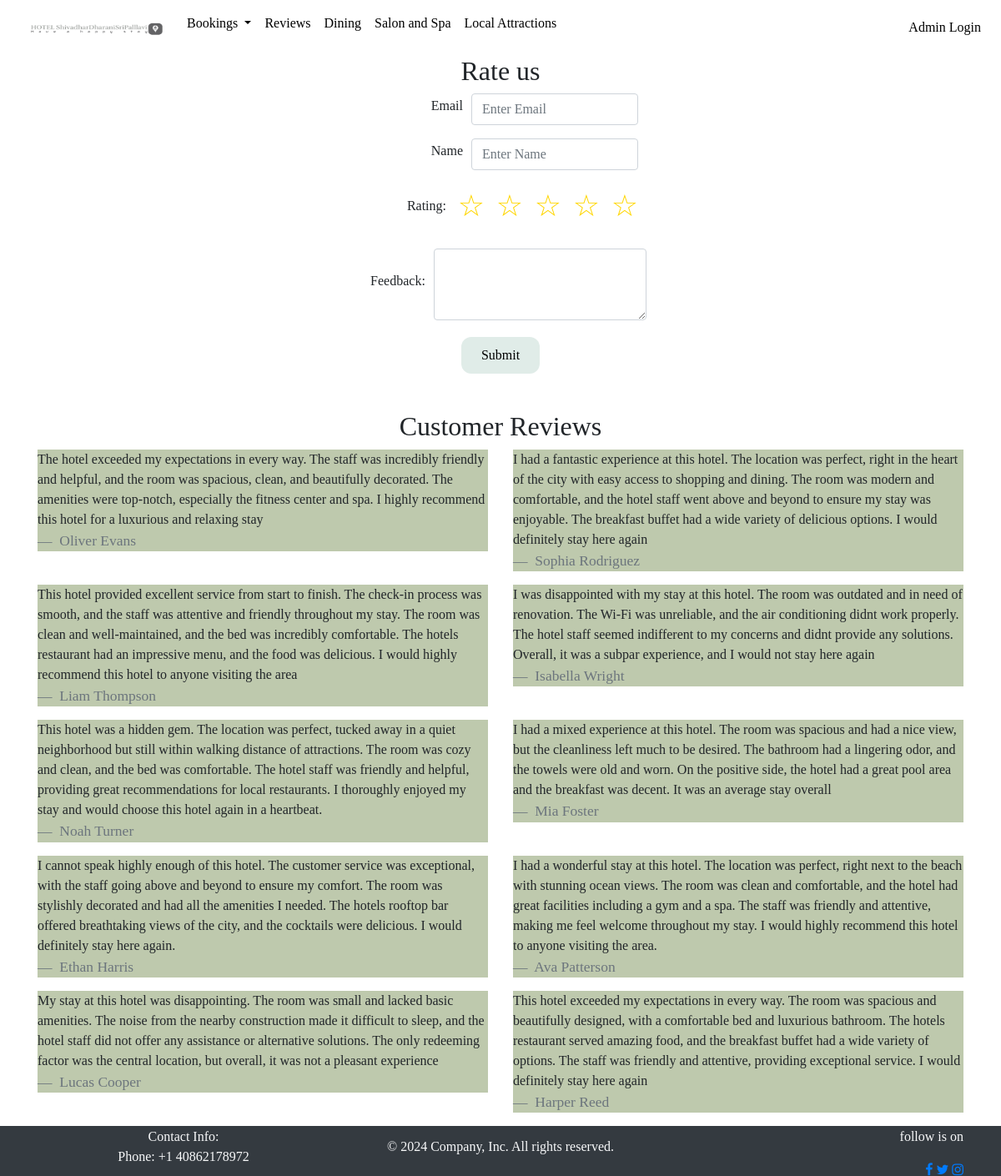
/customerRating.php, run on the app's committed database.
### tables this page shows
CREATE TABLE `customer_ratings` (
  `id` int(11) NOT NULL,
  `email` varchar(20) NOT NULL,
  `rating` int(11) NOT NULL,
  `feedback` longtext NOT NULL,
  `cust_name` varchar(100) NOT NULL
);

### include/session.php (called while the page is built, shortened)
<?php
if (isset($_SESSION['username'])) {
    $loggedIn = true;
}else{
    $loggedIn = false;
}
?>

### customerRating.php (the view, shortened to what this page needs)
<?php include("include/header.php") ?>
<?php require_once 'admin/connect.php' ?>
<body>
    <div class="container">
        <div class="container container d-flex justify-content-center align-items-center container">
            <h2>Rate us</h2>
        </div>
        <form method="POST" action="submitRatingController.php">
            <div class="row justify-content-center">
                <div class="form-group ol-md-4 col-md-offset-1 align-center">
                    <label for="email">Email</label>
                    <input type="email" class="form-control" name="email" placeholder="Enter Email" required>
                </div>
            </div>
            <div class="row justify-content-center">
                <div class="form-group ol-md-4 col-md-offset-1 align-center">
                    <label for="name">Name</label>
                    <input type="text" class="form-control" name="name" pattern="[A-Za-z\s\W]+" title="Name should contain only alphabets" placeholder="Enter Name" required>
                </div>
            </div>
            <div class="row justify-content-center">
                <div class="form-group col-md-4 col-md-offset-1 align-center">
                    <label for="checkin">Rating:</label>
                    <div class="rating">
                        <input type="radio" name="rating" value="5" id="5"><label for="5">☆</label>
                        <input type="radio" name="rating" value="4" id="4"><label for="4">☆</label>
                        <input type="radio" name="rating" value="3" id="3"><label for="3">☆</label>
                        <input type="radio" name="rating" value="2" id="2"><label for="2">☆</label>
                        <input type="radio" name="rating" value="1" id="1"><label for="1">☆</label>
                    </div>
                </div>
            </div>
            <div class="row justify-content-center">
                <div class="form-group col-md-4 col-md-offset-1 align-center">
                    <label for="feedback">Feedback:</label>
                    <textarea class="form-control" id="exampleFormControlTextarea1" name="feedback" rows="3"
                        value="Please enter your Feedback here"></textarea>
                </div>
            </div>
            <div class="row justify-content-center">
                <div class="form-group container container d-flex justify-content-center align-items-center container">
                    <button type="submit" class="btn btn-primary savebtn">Submit</button>
                </div>
            </div>
        </form>
    </div>
    <?php
    $query = "SELECT cust_name, feedback, rating FROM customer_ratings";
    $stmt = $conn->query($query);
    $records = $stmt->fetchAll(PDO::FETCH_ASSOC);
    ?>
    <br>
    <div class="container container d-flex justify-content-center align-items-center container">
        <h2>Customer Reviews</h2>
    </div>
    <div class="container">
        <?php foreach ($records as $key => $record): ?>
            <?php if ($key % 2 == 0): ?>
                <div class="row">
                <?php endif; ?>
                <div class="col-md-6 ">
                    <blockquote class="blockquote reviews">
                        <p class="mb-0">
                            <?php echo $record['feedback']; ?>
                        </p>
                        <footer class="blockquote-footer">
                            <?php echo $record['cust_name']; ?>
                        </footer>
                    </blockquote>
                </div>
                <?php if ($key % 2 != 0 || $key == count($records) - 1): ?>
                </div>
            <?php endif; ?>
        <?php endforeach; ?>
    </div>
    <?php include("include/footer.php") ?>

### include/header.php (shortened to what this page needs)
<?php include("include/session.php") ?>
<!DOCTYPE html>
<html>
<head>
    <link rel="stylesheet" type="text/css" href="css/bootstrap.css" />
    <link rel="stylesheet" type="text/css" href="css/style.css" />
    <link rel="stylesheet" href="https://cdnjs.cloudflare.com/ajax/libs/font-awesome/4.7.0/css/font-awesome.min.css">
    <link rel="stylesheet" href="https://cdn.jsdelivr.net/npm/bootstrap@4.6.2/dist/css/bootstrap.min.css">
    <link rel="stylesheet" type="text/css" href="style.css">
</head>
<body>
    <nav class="navbar navbar-expand-md navbar-dark bg-dark sticky-top">
        <div class="collapse navbar-collapse justify-content-end" id="collapsibleNavbar">
            <ul class="navbar-nav navbar-menu mr-auto">
                <li class="nav-item active">
                <img class="nav-link menulist" src="images/hotel-logo.jpg" style="width: 200px; height: 50px; padding: 5px;" href="index.php"">
                </li>
                <?php if ($loggedIn): ?>
                    <li class="nav-item dropdown">
                        <a class="nav-link dropdown-toggle" href="#" id="roomDropdown" role="button" data-toggle="dropdown"
                            aria-haspopup="true" aria-expanded="false">
                            Manage Rooms
                        </a>
                        <div class="dropdown-menu" aria-labelledby="roomDropdown">
                            <a class="dropdown-item" href="adminAddRoom.php">Add Room</a>
                            <a class="dropdown-item" href="updateAdminRoom.php">Update Room</a>
                            <a class="dropdown-item" href="deleteAdminRoom.php">Delete Room</a>
                        </div>
                    </li>
                    <li class="nav-item dropdown">
                        <a class="nav-link dropdown-toggle" href="#" id="categoryDropdown" role="button"
                            data-toggle="dropdown" aria-haspopup="true" aria-expanded="false">
                            Manage Room Categories
                        </a>
                        <div class="dropdown-menu" aria-labelledby="categoryDropdown">
                            <a class="dropdown-item" href="addRoomType.php">Add Room Category</a>
                            <a class="dropdown-item" href="updateRoomType.php">Update Room Category</a>
                            <a class="dropdown-item" href="deleteRoomType.php">Delete Room Category</a>
                        </div>
                    </li>
                    <li class="nav-item">
                        <a class="nav-link" href="viewRooms.php">View Rooms</a>
                    </li>
                <?php else: ?>
                    <li class="nav-item dropdown">
                        <a class="nav-link dropdown-toggle" href="#" id="bookingDropdown" role="button"
                            data-toggle="dropdown" aria-haspopup="true" aria-expanded="false">
                            Bookings
                        </a>
                    </li>
                    <li class="nav-item">
                        <a class="nav-link" href="customerRating.php">Reviews</a>
                    </li>
                    <li class="nav-item">
                        <a class="nav-link" href="dining.php">Dining</a>
                    </li>
                    <li class="nav-item">
                        <a class="nav-link" href="salonAndSpa.php">Salon and Spa</a>
                    </li>
                    <li class="nav-item">
                        <a class="nav-link" href="localAttaction.php">Local Attractions</a>
                    </li>
                <?php endif; ?>
            </ul>
            <ul class="navbar-nav navbar-menu">
                <?php if ($loggedIn): ?>
                    <li class="nav-item">
                        <a class="nav-link logout" href="logout.php?logout=true">Logout</a>
                    </li>
                <?php else: ?>
                    <li class="nav-item">
                        <a class="nav-link" href="login.php">Admin Login</a>
                    </li>
                <?php endif; ?>
            </ul>
        </div>
    </nav>
</body>
</html>

### include/footer.php
</body>
<footer class="footer bg-dark text-light">
    <div class="container">
        <div class="row">
            <div class="col-lg-4">
                <ul class="list-unstyled">
                    <li>Contact Info:</li>
                    <li>Phone: +1 40862178972</li>
                </ul>
            </div>
            <div class="col-lg-4 text-center align-self-center">
                <p class="mb-3">&copy; <?php echo date("Y"); ?> Company, Inc. All rights reserved.</p>
            </div>
            <div class="col-lg-4 text-right">
              <p>  follow is on</p>
                <a href="#"><i class="fa fa-facebook"></i></a>
                <a href="#"><i class="fa fa-twitter"></i></a>
                <a href="#"><i class="fa fa-instagram"></i></a>
            </div>
        </div>
    </div>
</footer>
</html>

### style.css (style rules this page uses)
* { padding: 0; margin: 0; text-decoration: none; list-style: none; box-sizing: border-box; }
.form-group { display: flex; align-items: center; }
.form-group label { width: 120px; text-align: right; margin-right: 10px; }
.form-group input { width: 200px; color: gray; }
body { font-family: montserrat; padding-bottom: 60px; }
nav div ul.navbar-menu { float: left; }
p { font-size: 16px; }
.btn { font-size: 16px; }
.footer { padding: 1px 1px; width: 100%; height:60px; position: fixed; bottom: 0; left: 0; background-color: rgb(158, 25, 25); text-align: center; }
label { display: inline-block; width: 150px; text-align: right; }
.reviews { background-color: rgba(182, 194, 162, 0.884); }
button.savebtn { background-color: #e0ece8; border: none; color: black; padding: 20px; text-align: center; text-decoration: none; display: inline-block; font-size: 16px; margin: 4px 2px; border-radius: 12px; padding: 10px 24px }
.rating { display: flex; flex-direction: row-reverse; float:left }
.rating > label { position: relative; width: 1em; font-size: 3vw; color: #FFD600; cursor: pointer; }
.rating > label::before { content: "\2605"; position: absolute; opacity: 0; }

### include/header.php (style rules this page uses)
.navbar { background-color: white !important; }
.nav-link { color: black !important; }

### data on the page
customer_ratings: feedback "The hotel exceeded my expectations in every way. The staff was incredibly friendly and helpful, and the room was spacious, clean, and beautifully decorated. The amenities were top-notch, especially the fitness center and spa. I highly recommend this hotel for a luxurious and relaxing stay", cust_name "Oliver Evans"
customer_ratings: feedback "I had a fantastic experience at this hotel. The location was perfect, right in the heart of the city with easy access to shopping and dining. The room was modern and comfortable, and the hotel staff went above and beyond to ensure my stay was enjoyable. The breakfast buffet had a wide variety of delicious options. I would definitely stay here again", cust_name "Sophia Rodriguez"
customer_ratings: feedback "This hotel provided excellent service from start to finish. The check-in process was smooth, and the staff was attentive and friendly throughout my stay. The room was clean and well-maintained, and the bed was incredibly comfortable. The hotels restaurant had an impressive menu, and the food was delicious. I would highly recommend this hotel to anyone visiting the area", cust_name "Liam Thompson"
customer_ratings: feedback "I was disappointed with my stay at this hotel. The room was outdated and in need of renovation. The Wi-Fi was unreliable, and the air conditioning didnt work properly. The hotel staff seemed indifferent to my concerns and didnt provide any solutions. Overall, it was a subpar experience, and I would not stay here again", cust_name "Isabella Wright"
customer_ratings: feedback "This hotel was a hidden gem. The location was perfect, tucked away in a quiet neighborhood but still within walking distance of attractions. The room was cozy and clean, and the bed was comfortable. The hotel staff was friendly and helpful, providing great recommendations for local restaurants. I thoroughly enjoyed my stay and would choose this hotel again in a heartbeat.", cust_name "Noah Turner"
customer_ratings: feedback "I had a mixed experience at this hotel. The room was spacious and had a nice view, but the cleanliness left much to be desired. The bathroom had a lingering odor, and the towels were old and worn. On the positive side, the hotel had a great pool area and the breakfast was decent. It was an average stay overall", cust_name "Mia Foster"
customer_ratings: feedback "I cannot speak highly enough of this hotel. The customer service was exceptional, with the staff going above and beyond to ensure my comfort. The room was stylishly decorated and had all the amenities I needed. The hotels rooftop bar offered breathtaking views of the city, and the cocktails were delicious. I would definitely stay here again.", cust_name "Ethan Harris"
customer_ratings: feedback "I had a wonderful stay at this hotel. The location was perfect, right next to the beach with stunning ocean views. The room was clean and comfortable, and the hotel had great facilities including a gym and a spa. The staff was friendly and attentive, making me feel welcome throughout my stay. I would highly recommend this hotel to anyone visiting the area.", cust_name "Ava Patterson"
customer_ratings: feedback "My stay at this hotel was disappointing. The room was small and lacked basic amenities. The noise from the nearby construction made it difficult to sleep, and the hotel staff did not offer any assistance or alternative solutions. The only redeeming factor was the central location, but overall, it was not a pleasant experience", cust_name "Lucas Cooper"
customer_ratings: feedback "This hotel exceeded my expectations in every way. The room was spacious and beautifully designed, with a comfortable bed and luxurious bathroom. The hotels restaurant served amazing food, and the breakfast buffet had a wide variety of options. The staff was friendly and attentive, providing exceptional service. I would definitely stay here again", cust_name "Harper Reed"
